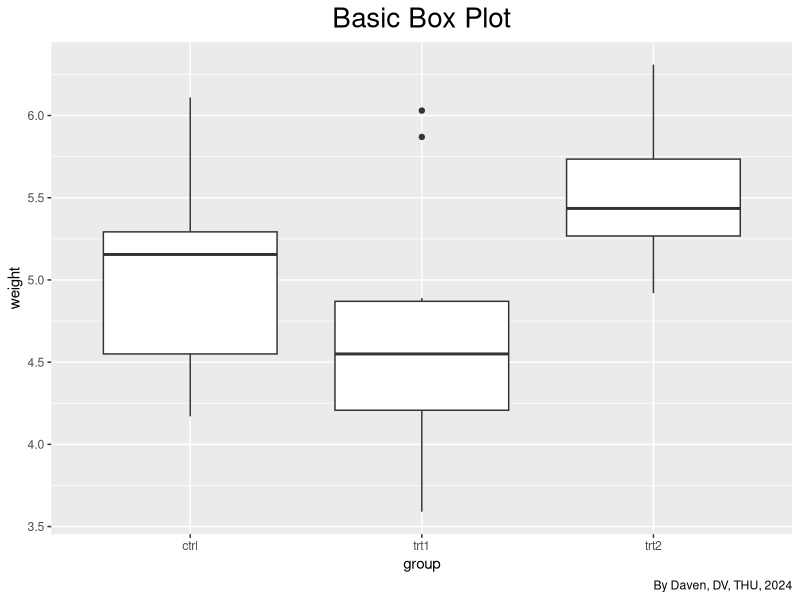
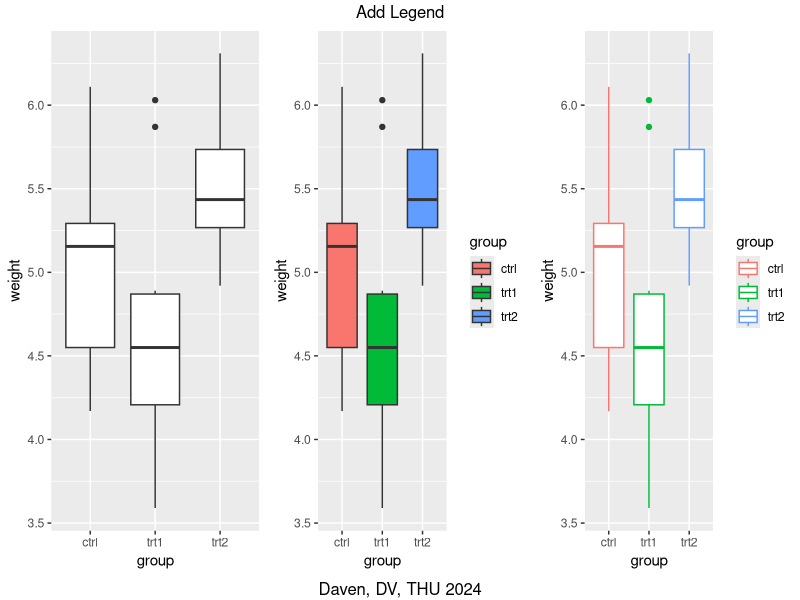
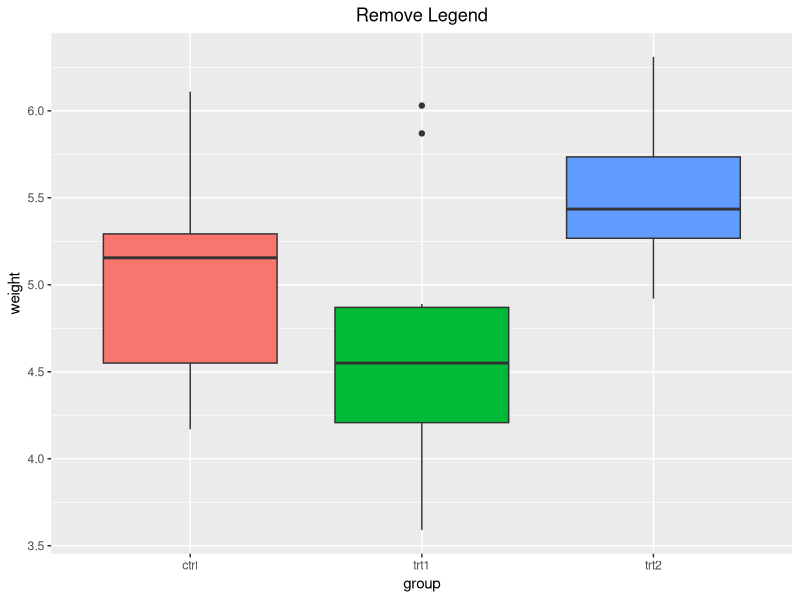
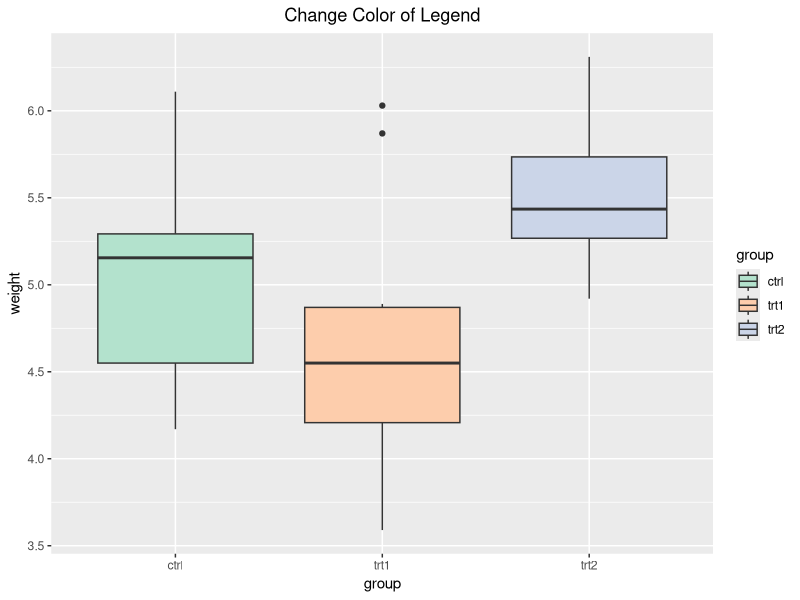
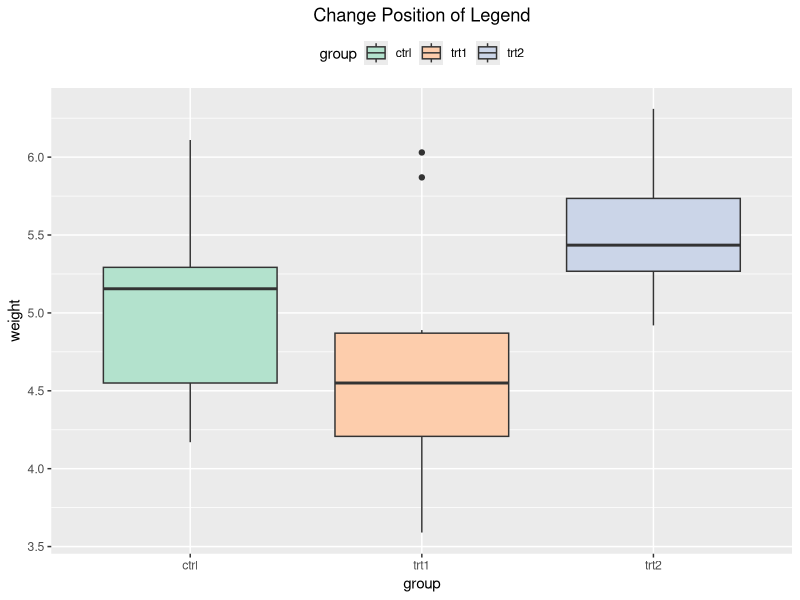
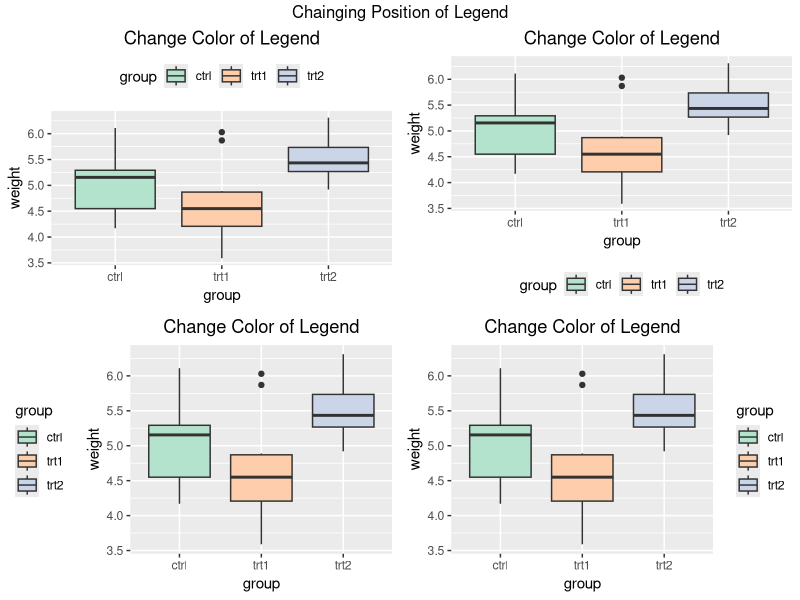

Reproduce these figures in R, in order.
## ---- chunk 1
library(ggplot2)

ggplot(PlantGrowth, aes (x = group, y = weight)) +
  geom_boxplot() +
  labs(title = 'Basic Box Plot',
       caption = 'By Daven, DV, THU, 2024') +
  theme(plot.title = element_text(hjust = 0.5, size = 20))
## ---- chunk 2
#| warning: false
library(ggplot2)
library(gridExtra)

p1 <- ggplot(PlantGrowth, aes(x = group, y = weight)) + 
  geom_boxplot()

p2 <- ggplot(PlantGrowth, aes(x = group, y = weight, fill = group)) + 
  geom_boxplot()

p3 <- ggplot(PlantGrowth, aes(x = group, y = weight, color = group)) + 
  geom_boxplot()

grid.arrange(p1, p2, p3, ncol = 3, top = 'Add Legend', 
             bottom = 'Daven, DV, THU 2024')
## ---- chunk 3
#| warning: false
ggplot(PlantGrowth, aes(x = group, y = weight, fill = group)) + 
  geom_boxplot() +
  guides(fill = FALSE) +
  ggtitle('Remove Legend') +
  theme(plot.title = element_text(hjust=0.5))
## ---- chunk 4
ggplot(PlantGrowth, aes(x = group, y = weight, fill = group)) +
  geom_boxplot() +
  scale_fill_brewer(palette = "Pastel2") +
  ggtitle('Change Color of Legend') +
  theme(plot.title = element_text(hjust=0.5))
## ---- chunk 5
ggplot(PlantGrowth, aes(x = group, y = weight, fill = group)) +
  geom_boxplot() +
  scale_fill_brewer(palette = "Pastel2") +
  ggtitle('Change Position of Legend') +
  theme(plot.title = element_text(hjust=0.5),
        legend.position = 'top')
## ---- chunk 6
p1 <- ggplot(PlantGrowth, aes(x = group, y = weight, fill = group)) +
  geom_boxplot() +
  scale_fill_brewer(palette = "Pastel2") +
  ggtitle('Change Color of Legend') +
  theme(plot.title = element_text(hjust=0.5),
        legend.position = 'top')
p2 <- p1 + theme(legend.position = 'bottom')
p3 <- p1 + theme(legend.position = 'left')
p4 <- p1 + theme(legend.position = 'right')

grid.arrange(p1, p2, p3, p4, ncol=2,
             top='Chainging Position of Legend')
